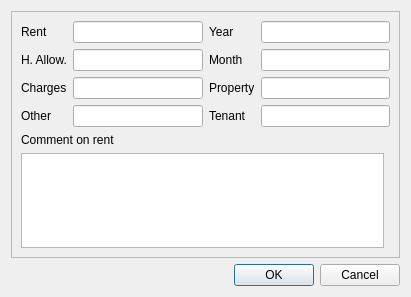
<?xml version="1.0" encoding="UTF-8"?>
<ui version="4.0">
 <class>W_Comment_Dialog</class>
 <widget class="QDialog" name="W_Comment_Dialog">
  <property name="geometry">
   <rect>
    <x>0</x>
    <y>0</y>
    <width>411</width>
    <height>297</height>
   </rect>
  </property>
  <property name="windowTitle">
   <string>Dialog</string>
  </property>
  <layout class="QGridLayout" name="gridLayout">
   <item row="0" column="0">
    <widget class="QFrame" name="frame">
     <property name="frameShape">
      <enum>QFrame::Shape::StyledPanel</enum>
     </property>
     <property name="frameShadow">
      <enum>QFrame::Shadow::Raised</enum>
     </property>
     <layout class="QGridLayout" name="gridLayout_2">
      <item row="5" column="0">
       <widget class="QTextEdit" name="te_comment"/>
      </item>
      <item row="4" column="0">
       <widget class="QLabel" name="label_13">
        <property name="sizePolicy">
         <sizepolicy hsizetype="Maximum" vsizetype="Preferred">
          <horstretch>0</horstretch>
          <verstretch>0</verstretch>
         </sizepolicy>
        </property>
        <property name="text">
         <string>Comment on rent</string>
        </property>
       </widget>
      </item>
      <item row="3" column="0" colspan="2">
       <layout class="QGridLayout" name="gridLayout_3">
        <item row="0" column="1">
         <widget class="QLineEdit" name="le_rent"/>
        </item>
        <item row="3" column="0">
         <widget class="QLabel" name="label_5">
          <property name="text">
           <string>Other</string>
          </property>
         </widget>
        </item>
        <item row="0" column="0">
         <widget class="QLabel" name="label">
          <property name="text">
           <string>Rent</string>
          </property>
         </widget>
        </item>
        <item row="1" column="0">
         <widget class="QLabel" name="label_2">
          <property name="text">
           <string>H. Allow.</string>
          </property>
         </widget>
        </item>
        <item row="2" column="2">
         <widget class="QLabel" name="label_4">
          <property name="text">
           <string>Property</string>
          </property>
         </widget>
        </item>
        <item row="0" column="2">
         <widget class="QLabel" name="label_7">
          <property name="text">
           <string>Year</string>
          </property>
         </widget>
        </item>
        <item row="2" column="1">
         <widget class="QLineEdit" name="le_charges"/>
        </item>
        <item row="1" column="2">
         <widget class="QLabel" name="label_8">
          <property name="text">
           <string>Month</string>
          </property>
         </widget>
        </item>
        <item row="3" column="1">
         <widget class="QLineEdit" name="le_other"/>
        </item>
        <item row="2" column="0">
         <widget class="QLabel" name="label_3">
          <property name="text">
           <string>Charges</string>
          </property>
         </widget>
        </item>
        <item row="3" column="2">
         <widget class="QLabel" name="label_9">
          <property name="text">
           <string>Tenant</string>
          </property>
         </widget>
        </item>
        <item row="1" column="1">
         <widget class="QLineEdit" name="le_housing_aid"/>
        </item>
        <item row="0" column="3">
         <widget class="QLineEdit" name="le_year"/>
        </item>
        <item row="1" column="3">
         <widget class="QLineEdit" name="le_month"/>
        </item>
        <item row="2" column="3">
         <widget class="QLineEdit" name="le_property"/>
        </item>
        <item row="3" column="3">
         <widget class="QLineEdit" name="le_tenant"/>
        </item>
       </layout>
      </item>
     </layout>
    </widget>
   </item>
   <item row="1" column="0">
    <widget class="QDialogButtonBox" name="buttonBox">
     <property name="orientation">
      <enum>Qt::Orientation::Horizontal</enum>
     </property>
     <property name="standardButtons">
      <set>QDialogButtonBox::StandardButton::Cancel|QDialogButtonBox::StandardButton::Ok</set>
     </property>
    </widget>
   </item>
  </layout>
 </widget>
 <resources/>
 <connections>
  <connection>
   <sender>buttonBox</sender>
   <signal>accepted()</signal>
   <receiver>W_Comment_Dialog</receiver>
   <slot>accept()</slot>
   <hints>
    <hint type="sourcelabel">
     <x>248</x>
     <y>254</y>
    </hint>
    <hint type="destinationlabel">
     <x>157</x>
     <y>274</y>
    </hint>
   </hints>
  </connection>
  <connection>
   <sender>buttonBox</sender>
   <signal>rejected()</signal>
   <receiver>W_Comment_Dialog</receiver>
   <slot>reject()</slot>
   <hints>
    <hint type="sourcelabel">
     <x>316</x>
     <y>260</y>
    </hint>
    <hint type="destinationlabel">
     <x>286</x>
     <y>274</y>
    </hint>
   </hints>
  </connection>
 </connections>
</ui>
